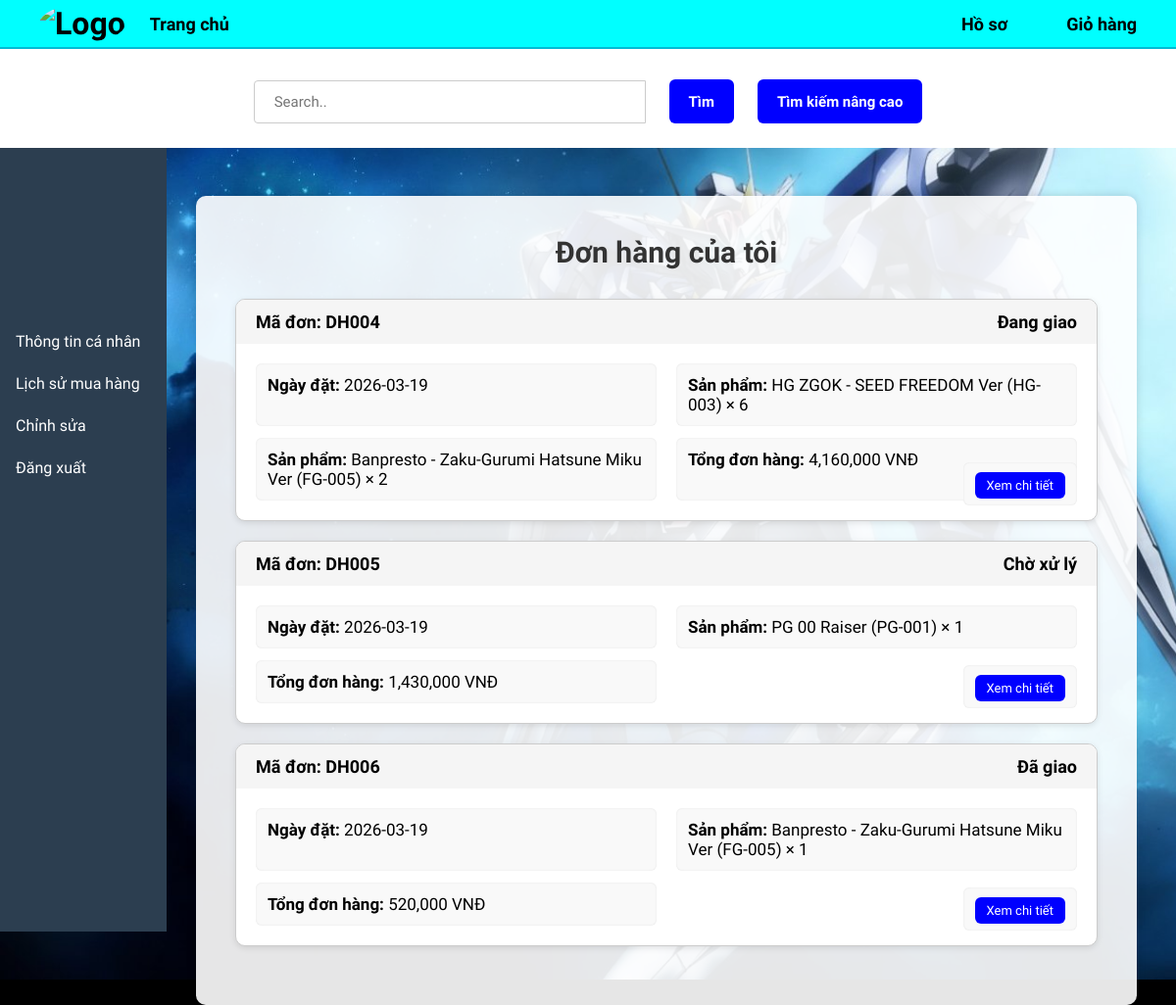
The page /history.php (signed in) on the database as committed earlier.
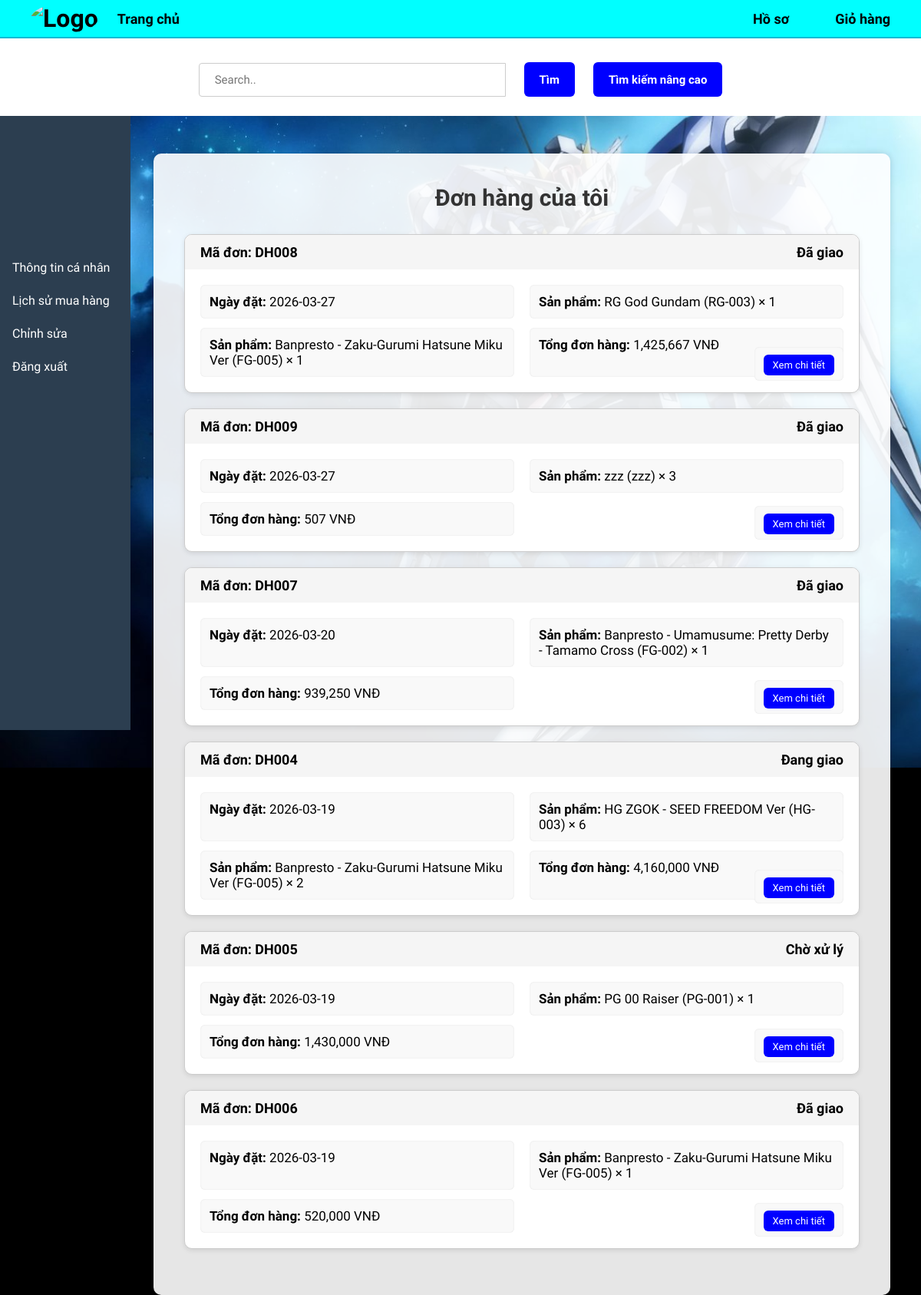
The same page on the database as committed later.
### tables this page shows
CREATE TABLE `order_item` (
  `orderID` int(11) NOT NULL,
  `id_order` varchar(20) NOT NULL,
  `ProductID` varchar(255) NOT NULL,
  `quantity` int(11) NOT NULL
);

CREATE TABLE `orders` (
  `id_order` varchar(20) NOT NULL,
  `customer_id` varchar(10) NOT NULL,
  `order_date` date NOT NULL,
  `status` enum('Chờ xử lý','Đã xác nhận','Đang giao','Đã giao','Đã huỷ') DEFAULT 'Chờ xử lý',
  `created_at` timestamp NOT NULL DEFAULT current_timestamp(),
  `total` int(11) DEFAULT NULL,
  `receiver_name` varchar(100) DEFAULT NULL,
  `receiver_phone` varchar(20) DEFAULT NULL,
  `receiver_address` varchar(255) DEFAULT NULL,
  `payment_method` varchar(50) DEFAULT NULL,
  `note` text DEFAULT NULL
);

CREATE TABLE `product_list` (
  `ProductID` varchar(255) NOT NULL,
  `ProductName` varchar(255) DEFAULT NULL,
  `Grade` varchar(255) DEFAULT NULL,
  `Producer` varchar(255) DEFAULT NULL,
  `Product_source` longtext DEFAULT NULL,
  `Product_description` longtext DEFAULT NULL,
  `Product_detail` text DEFAULT NULL,
  `Product_image` varchar(255) DEFAULT NULL,
  `Price` int(11) DEFAULT NULL,
  `Profit` decimal(5,2) DEFAULT NULL,
  `cost_price` decimal(12,2) DEFAULT 0.00,
  `Quantity` int(11) NOT NULL DEFAULT 0
);

### history.php (the view, shortened to what this page needs)
<!DOCTYPE html>
<html lang="en">
<head>
  <link href="https://cdn.reflowhq.com/v2/toolkit.min.css" rel="stylesheet" />
  <link rel="stylesheet" href="assets/css/style.css">
  <link rel="stylesheet" href="assets/css/settings.css">
  <link rel="stylesheet" href="assets/css/product-page.css">
  <link rel="stylesheet" href="assets/css/view-cart.css">
  <link rel="stylesheet" href="history.css">
</head>
<body>
<nav class="tren">
   <nav class="navbar">
  <div class="nav-left">
    <a href="index.php" class="logo">
      <img src="assets/img/logo.png" alt="Logo">
    </a>
    <a href="index.php" class="nav-item">Trang chủ</a>
  </div>
  <ul class="nav-right">
<?php if(isset($_SESSION['user_id'])): ?>
  <li><a href="profile.php">Hồ sơ</a></li>
<?php else: ?>
  <li><a href="login.php">Đăng nhập</a></li>
<?php endif; ?>
<li><a href="cart.php">Giỏ hàng</a></li>
</ul>
</nav>
         <div class="timnangcao" style="background-color:white;padding-top:1px;padding-bottom:5px;">
    <div class="search" style="margin-top:10px;">
      <form action="index.php" method="get">
        <input type="text" name="keyword" placeholder="Search.." style="padding: 12px 20px; font-size: 15px; width: 400px; border:1px solid #ccc; border-radius:4px 0 0 4px;">
        <button type="submit" class="btn-tim">Tìm</button>
        <button type="button" class="btn-advanced" id="advancedSearchBtn">Tìm kiếm nâng cao</button>
      </form>
    </div>
  </div>
</nav>
  <div class="sidebar">
    <br><br><br><br>
    <a href="profile.php">Thông tin cá nhân</a>
    <a href="history.php">Lịch sử mua hàng</a>
    <a href="edit.php">Chỉnh sửa</a>
    <a href="logout.php">Đăng xuất</a>
  </div>
  <div class="main-content" >
    <h2>Đơn hàng của tôi</h2>
    <div id="ordersList">
<?php
$conn = new mysqli("localhost","root","","hobbystore");
mysqli_set_charset($conn,"utf8mb4");
$customer_id = $_SESSION['user_id'];
$sql = "
SELECT
orders.id_order,
orders.order_date,
orders.status,
orders.total,
product_list.ProductName,
order_item.ProductID,
order_item.quantity
FROM orders
JOIN order_item
ON orders.id_order = order_item.id_order
JOIN product_list
ON order_item.ProductID = product_list.ProductID
WHERE orders.customer_id='$customer_id'
ORDER BY orders.order_date DESC
";
$result = $conn->query($sql);
$current_order = null;
while($row = $result->fetch_assoc()){
if($current_order != $row['id_order']){
    if($current_order != null){
    echo "<div class='order-total'><b>Tổng đơn hàng:</b> ".number_format($last_total)." VNĐ</div>";
    echo "<div class='order-button'>
<a href='detail.php?id=".$current_order."' class='detail-btn'>
Xem chi tiết
</a>
</div>";
    echo "</div></div>";
}
    $current_order = $row['id_order'];
    $last_total = $row['total'];
    echo "<div class='order-item'>";
    echo "<div class='order-header'>";
    echo "<span>Mã đơn: ".$row['id_order']."</span>";
    echo "<span>".$row['status']."</span>";
    echo "</div>";
    echo "<div class='order-details'>";
    echo "<div><b>Ngày đặt:</b> ".$row['order_date']."</div>";
}
echo "<div><b>Sản phẩm:</b> ".$row['ProductName']." (".$row['ProductID'].") × ".$row['quantity']."</div>";
}
if($current_order != null){
echo "<div class='order-total'><b>Tổng đơn hàng:</b> ".number_format($last_total)." VNĐ</div>";
echo "<div class='order-button'>
<a href='detail.php?id=".$current_order."' class='detail-btn'>
Xem chi tiết
</a>
</div>";
echo "</div></div>";
}
?>
</div>
    </div>
</body>
</html>

Rows that differ between the two databases and show on the page:
added order_item: id_order.id_order "DH008", id_order.status "Đã giao", id_order.order_date "2026-03-27", ProductID.ProductName "RG God Gundam", ProductID "RG-003", quantity "1"
added order_item: ProductID.ProductName "Banpresto - Zaku-Gurumi Hatsune Miku Ver", ProductID "FG-005", quantity "1"
added order_item: id_order.id_order "DH009", id_order.status "Đã giao", id_order.order_date "2026-03-27", ProductID.ProductName "zzz", ProductID "zzz", quantity "3"
added orders: total "1,425,667"
added order_item: id_order.id_order "DH007", id_order.status "Đã giao", id_order.order_date "2026-03-20", ProductID.ProductName "Banpresto - Umamusume: Pretty Derby - Tamamo Cross", ProductID "FG-002", quantity "1"
added orders: total "507"
shown differently, row unchanged: order_item "HG-003": now shows "Tổng đơn hàng: VNĐ Xem chi tiết"
added orders: total "939,250"
